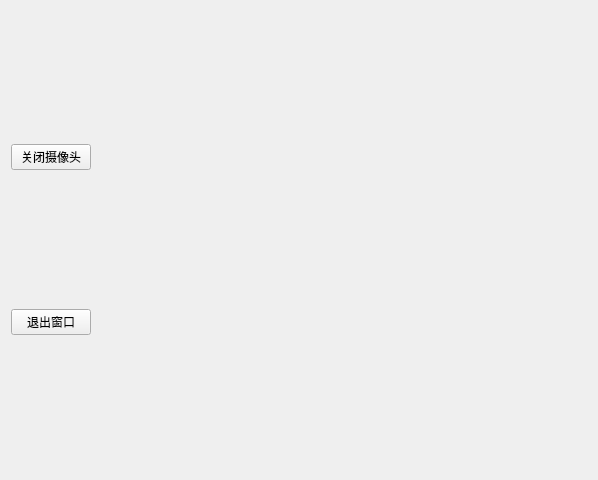
<?xml version="1.0" encoding="UTF-8"?>
<ui version="4.0">
 <class>UI_MainWindow</class>
 <widget class="QWidget" name="UI_MainWindow">
  <property name="geometry">
   <rect>
    <x>0</x>
    <y>0</y>
    <width>598</width>
    <height>480</height>
   </rect>
  </property>
  <property name="windowTitle">
   <string>Form</string>
  </property>
  <layout class="QHBoxLayout" name="horizontalLayout">
   <item>
    <layout class="QVBoxLayout" name="__layout_fun_button">
     <item>
      <widget class="QPushButton" name="button_open_camera">
       <property name="text">
        <string>关闭摄像头</string>
       </property>
      </widget>
     </item>
     <item>
      <widget class="QPushButton" name="button_close">
       <property name="text">
        <string>退出窗口</string>
       </property>
      </widget>
     </item>
    </layout>
   </item>
   <item>
    <widget class="QLabel" name="label_show_camera">
     <property name="sizePolicy">
      <sizepolicy hsizetype="Preferred" vsizetype="Preferred">
       <horstretch>3</horstretch>
       <verstretch>0</verstretch>
      </sizepolicy>
     </property>
     <property name="text">
      <string/>
     </property>
    </widget>
   </item>
  </layout>
 </widget>
 <resources/>
 <connections/>
</ui>
